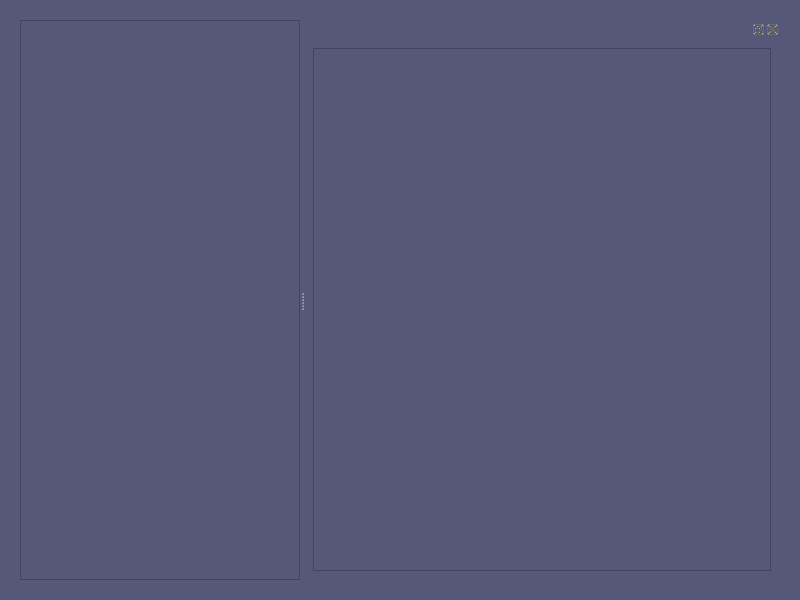
<?xml version="1.0" encoding="UTF-8"?>
<ui version="4.0">
 <class>MeetingWindow</class>
 <widget class="QWidget" name="MeetingWindow">
  <property name="windowModality">
   <enum>Qt::ApplicationModal</enum>
  </property>
  <property name="geometry">
   <rect>
    <x>0</x>
    <y>0</y>
    <width>800</width>
    <height>600</height>
   </rect>
  </property>
  <property name="minimumSize">
   <size>
    <width>400</width>
    <height>300</height>
   </size>
  </property>
  <property name="windowTitle">
   <string>Meeting Window</string>
  </property>
  <property name="styleSheet">
   <string notr="true">QWidget {
	background-color: #555879
}</string>
  </property>
  <layout class="QVBoxLayout" name="verticalLayout">
   <item>
    <widget class="QWidget" name="widget" native="true">
     <layout class="QVBoxLayout" name="verticalLayout_3">
      <item>
       <widget class="QSplitter" name="splitter">
        <property name="sizePolicy">
         <sizepolicy hsizetype="Expanding" vsizetype="Expanding">
          <horstretch>0</horstretch>
          <verstretch>0</verstretch>
         </sizepolicy>
        </property>
        <property name="orientation">
         <enum>Qt::Horizontal</enum>
        </property>
        <property name="opaqueResize">
         <bool>true</bool>
        </property>
        <property name="handleWidth">
         <number>4</number>
        </property>
        <property name="childrenCollapsible">
         <bool>false</bool>
        </property>
        <widget class="QScrollArea" name="scrollArea">
         <property name="sizePolicy">
          <sizepolicy hsizetype="Expanding" vsizetype="Expanding">
           <horstretch>0</horstretch>
           <verstretch>0</verstretch>
          </sizepolicy>
         </property>
         <property name="minimumSize">
          <size>
           <width>280</width>
           <height>300</height>
          </size>
         </property>
         <property name="sizeAdjustPolicy">
          <enum>QAbstractScrollArea::AdjustToContents</enum>
         </property>
         <property name="widgetResizable">
          <bool>true</bool>
         </property>
         <widget class="QWidget" name="scrollGridWidget">
          <property name="geometry">
           <rect>
            <x>0</x>
            <y>0</y>
            <width>278</width>
            <height>562</height>
           </rect>
          </property>
          <property name="sizePolicy">
           <sizepolicy hsizetype="Expanding" vsizetype="Expanding">
            <horstretch>0</horstretch>
            <verstretch>0</verstretch>
           </sizepolicy>
          </property>
          <layout class="QGridLayout" name="gridLayout_2">
           <item row="1" column="0">
            <layout class="QGridLayout" name="cameraGridLayout"/>
           </item>
          </layout>
         </widget>
        </widget>
        <widget class="QDockWidget" name="dockWidget">
         <property name="sizePolicy">
          <sizepolicy hsizetype="Expanding" vsizetype="Expanding">
           <horstretch>0</horstretch>
           <verstretch>0</verstretch>
          </sizepolicy>
         </property>
         <property name="minimumSize">
          <size>
           <width>120</width>
           <height>300</height>
          </size>
         </property>
         <widget class="QWidget" name="dockWidgetContents">
          <property name="sizePolicy">
           <sizepolicy hsizetype="Expanding" vsizetype="Expanding">
            <horstretch>0</horstretch>
            <verstretch>0</verstretch>
           </sizepolicy>
          </property>
          <layout class="QVBoxLayout" name="verticalLayout_2">
           <item>
            <widget class="QListWidget" name="participantsListWidget">
             <property name="sizePolicy">
              <sizepolicy hsizetype="Expanding" vsizetype="Expanding">
               <horstretch>0</horstretch>
               <verstretch>0</verstretch>
              </sizepolicy>
             </property>
             <property name="sizeAdjustPolicy">
              <enum>QAbstractScrollArea::AdjustToContents</enum>
             </property>
             <property name="movement">
              <enum>QListView::Static</enum>
             </property>
             <property name="resizeMode">
              <enum>QListView::Adjust</enum>
             </property>
             <property name="layoutMode">
              <enum>QListView::SinglePass</enum>
             </property>
            </widget>
           </item>
          </layout>
         </widget>
        </widget>
       </widget>
      </item>
     </layout>
    </widget>
   </item>
  </layout>
 </widget>
 <resources/>
 <connections/>
</ui>
